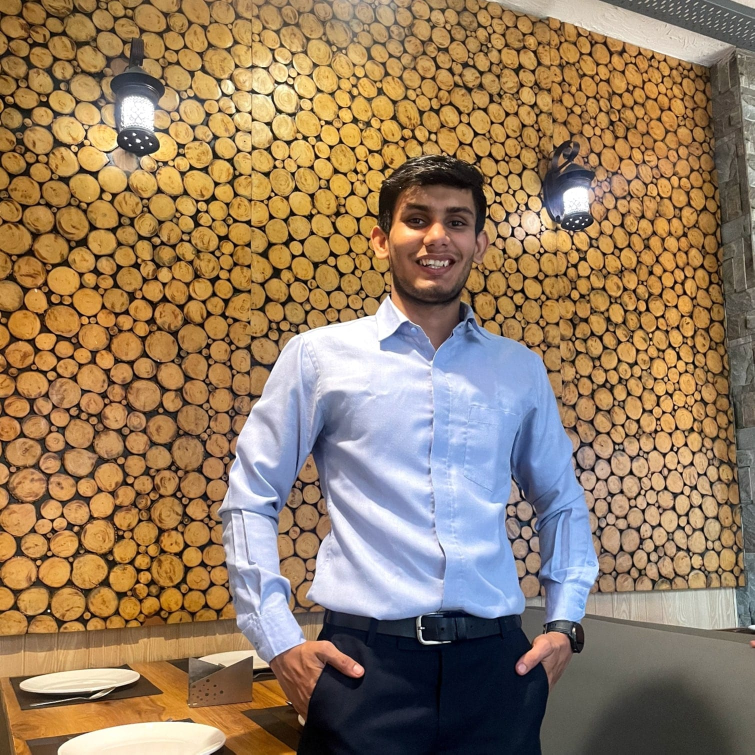
#> input picture tarun.jpeg, 1509 x 1509 px (shown at 1/2 size)
$ python opencv_Day_28.py
#> lines starting #> are read from the running program, lines starting #| are printed output that depends on the picture
import cv2
import numpy as np
from matplotlib import pyplot as plt

img=cv2.imread("tarun.jpeg",0)
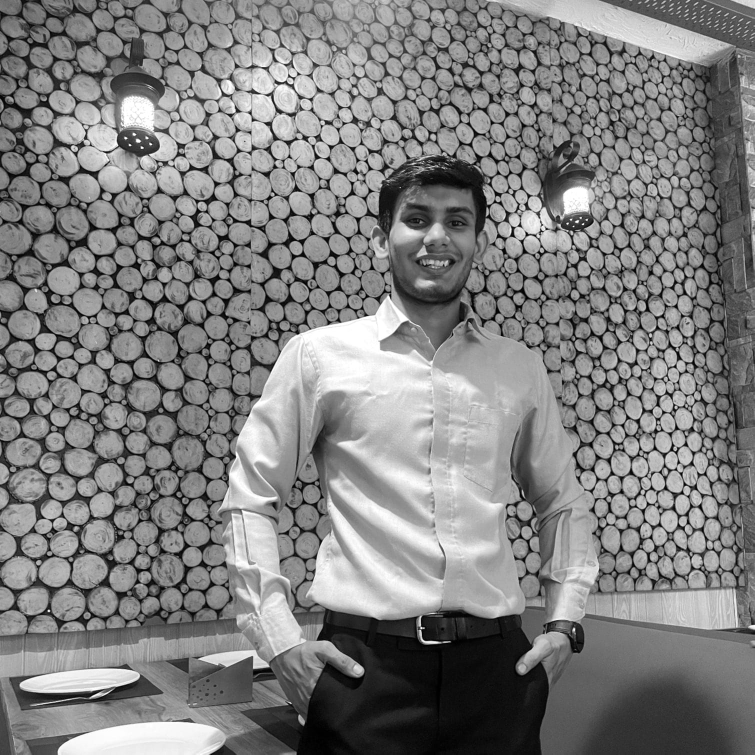
#> img: shape (1509, 1509) (shown at 1/2 size); min 0, max 255, mean 127.8
# [12 lines of commented-out code are left out]

hist=cv2.calcHist([img],[0],None,[400],[0,400])
#> hist = 400 values, max 20457 at index 158, min 0 at index 256, mean 5692.7
plt.plot(hist)
plt.show()
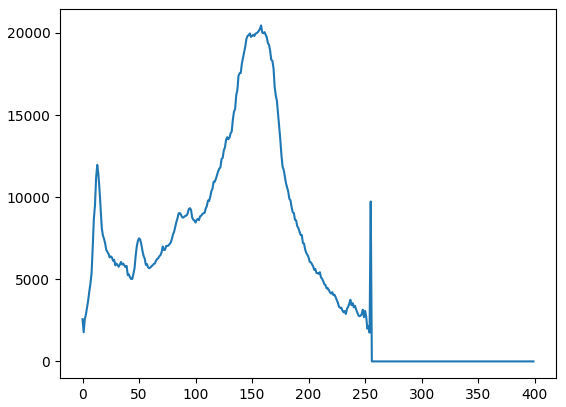
#> figure drawn by matplotlib, 1 panel; curve peaks at x = 158, y = 20457
cv2.waitKey(0)
cv2.destroyAllWindows()

$ run again, with nitin.jpeg copied over tarun.jpeg
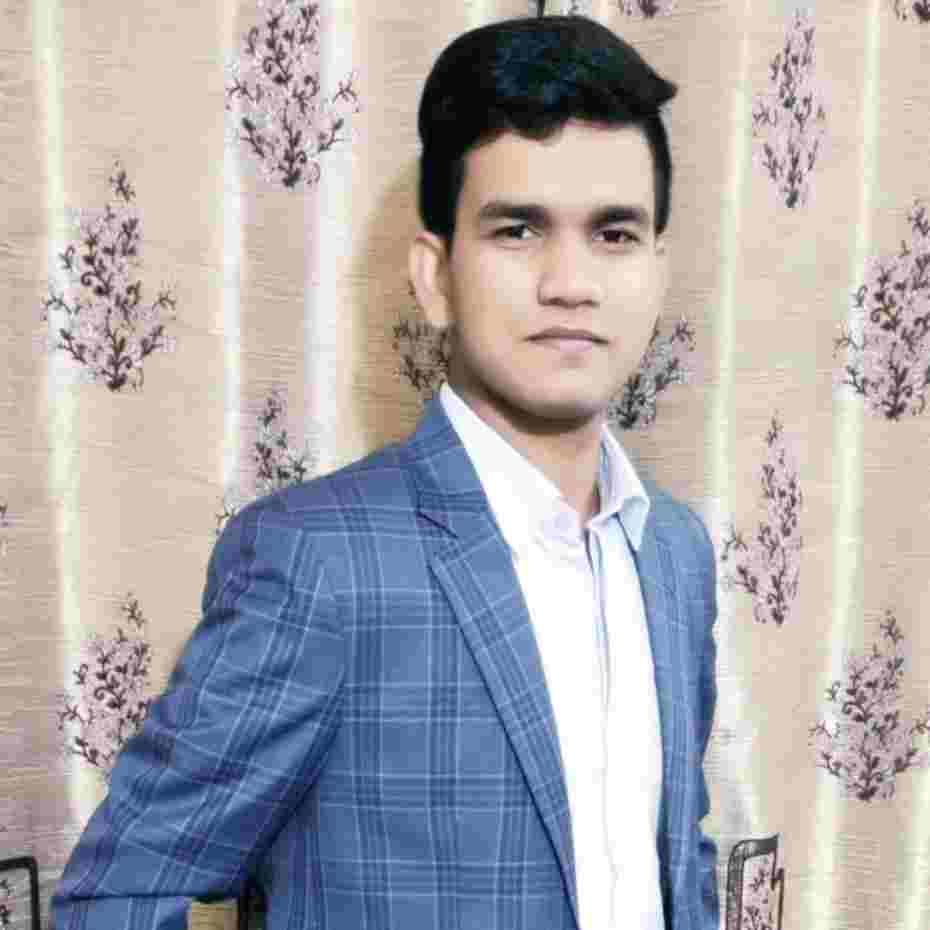
#> input picture nitin.jpeg, 930 x 930 px
#> `img=cv2.imread("tarun.jpeg",0)`:
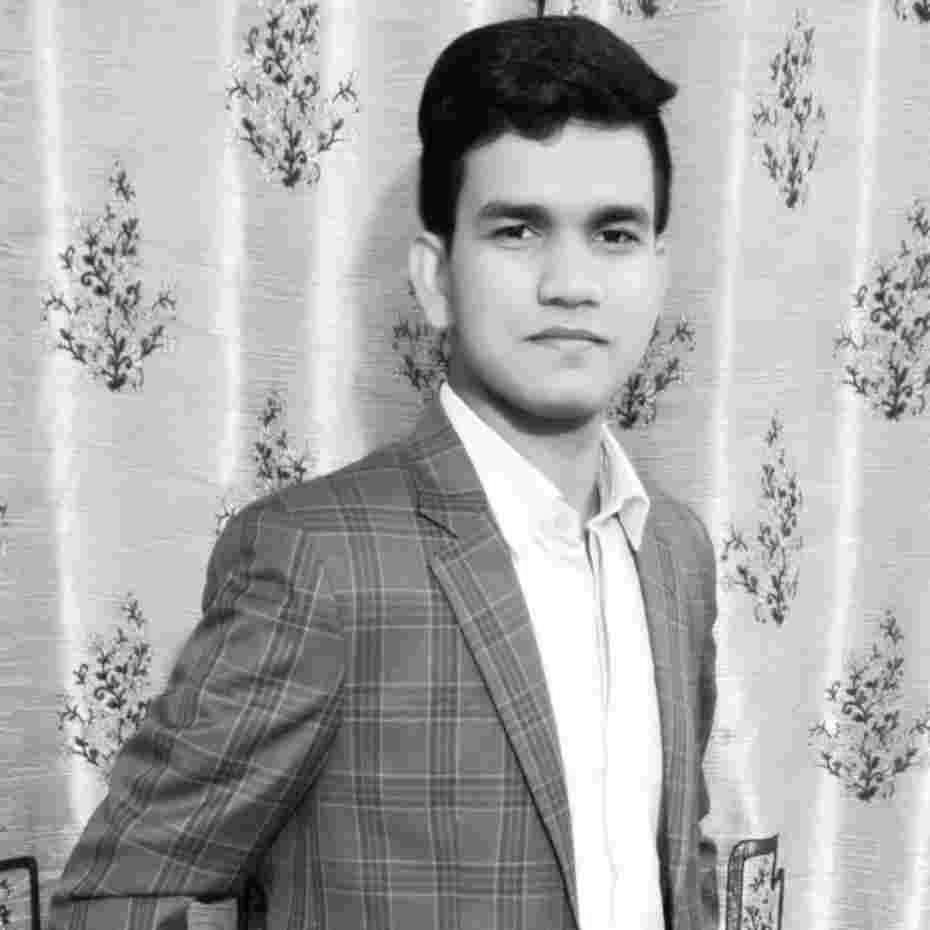
#> img: shape (930, 930); min 0, max 255, mean 170.7
#> hist = 400 values, max 96209 at index 210, min 0 at index 256, mean 2162.2
#> `plt.show()`:
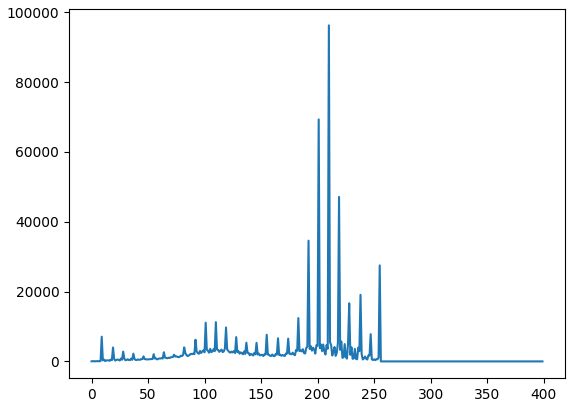
#> figure drawn by matplotlib, 1 panel; curve peaks at x = 210, y = 96209

$ run again, with sample.jpeg copied over tarun.jpeg
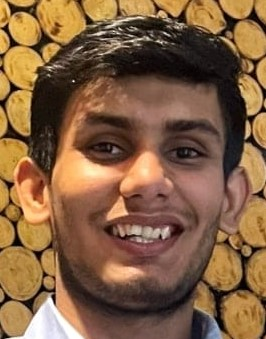
#> input picture sample.jpeg, 266 x 339 px
#> `img=cv2.imread("tarun.jpeg",0)`:
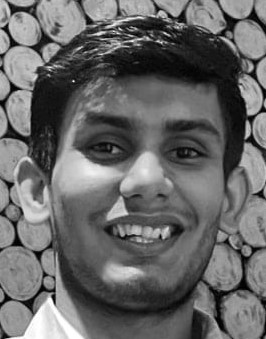
#> img: shape (339, 266); min 0, max 255, mean 103
#> hist = 400 values, max 667 at index 21, min 0 at index 256, mean 225.4
#> `plt.show()`:
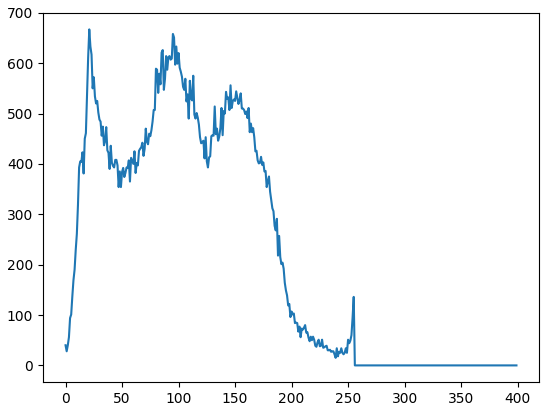
#> figure drawn by matplotlib, 1 panel; curve peaks at x = 21, y = 667
